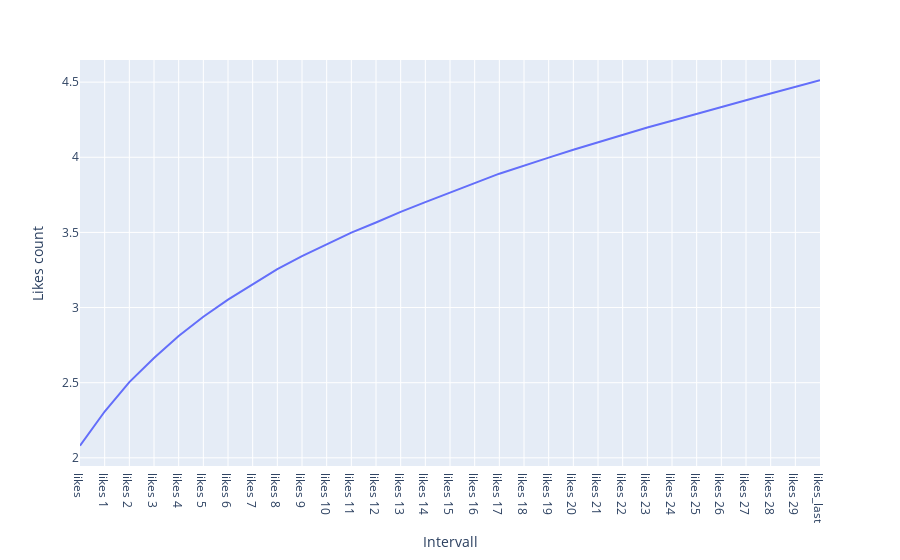

Notebook code cell kept with this figure:
### Markdown cell above
__ohne die Outlieres zu entfernen__

### Code cell
#Geht auch ohne die Outliers zu entfernen da wir nur mit Durchschnittswerten rechenen
%matplotlib inline
df = df[['likes', 'likes 1', 'likes 2', 'likes 3', 'likes 4', 'likes 5', 'likes 6', 'likes 7', 'likes 8', 'likes 9', 'likes 10', 'likes 11', 'likes 12', 'likes 13', 'likes 14', 'likes 15', 'likes 16', 'likes 17', 'likes 18', 'likes 19', 'likes 20', 'likes 21', 'likes 22', 'likes 23', 'likes 24', 'likes 25', 'likes 26', 'likes 27', 'likes 28', 'likes 29', 'likes_last']].copy()
t = df.tail(12000).mean()
fig = px.line(y=t, x = t.index, labels={'x':'Intervall', 'y':'Likes count'})
fig.show()

### Figure 1 — Plotly figure (JSON) as saved in the notebook; plotly's stock layout.template omitted (floating-point values rounded to 4 significant figures)
{"data": [{"hoverlabel": {"namelength": 0}, "hovertemplate": "Intervall=%{x}<br>Likes count=%{y}", "legendgroup": "", "line": {"color": "#636efa", "dash": "solid"}, "mode": "lines", "name": "", "showlegend": false, "type": "scatter", "x": ["likes", "likes 1", "likes 2", "likes 3", "likes 4", "likes 5", "likes 6", "likes 7", "likes 8", "likes 9", "likes 10", "likes 11", "likes 12", "likes 13", "likes 14", "likes 15", "likes 16", "likes 17", "likes 18", "likes 19", "likes 20", "likes 21", "likes 22", "likes 23", "likes 24", "likes 25", "likes 26", "likes 27", "likes 28", "likes 29", "likes_last"], "xaxis": "x", "y": [2.081, 2.308, 2.504, 2.665, 2.811, 2.939, 3.053, 3.155, 3.256, 3.342, 3.42, 3.499, 3.566, 3.637, 3.701, 3.767, 3.828, 3.891, 3.946, 3.998, 4.05, 4.1, 4.151, 4.199, 4.243, 4.29, 4.337, 4.379, 4.425, 4.469, 4.512], "yaxis": "y"}], "layout": {"legend": {"tracegroupgap": 0}, "margin": {"t": 60}, "xaxis": {"anchor": "y", "domain": [0, 1], "title": {"text": "Intervall"}}, "yaxis": {"anchor": "x", "domain": [0, 1], "title": {"text": "Likes count"}}}}
